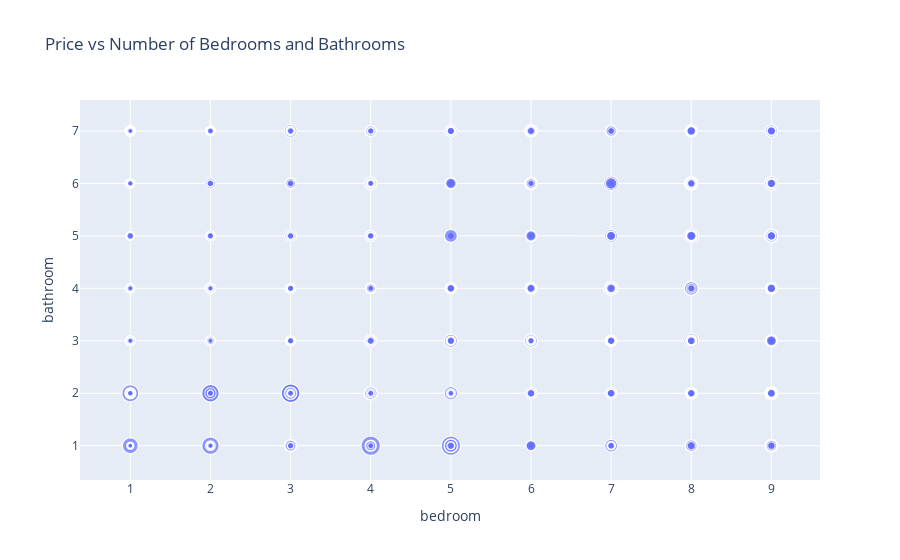

Source (notebook cell):
### Code cell
fig = px.scatter(
    df_train,
    x="bedroom",
    y="bathroom",
    size="price",
    title="Price vs Number of Bedrooms and Bathrooms",
)
fig.show()

### Figure 1 — Plotly figure (JSON) as saved in the notebook; plotly's stock layout.template omitted (floating-point values rounded to 4 significant figures; data arrays with more than 128 entries replaced by an {"elided": "..."} marker saying what was removed)
{"data": [{"hovertemplate": "bedroom=%{x}<br>bathroom=%{y}<br>price=%{marker.size}<extra></extra>", "legendgroup": "", "marker": {"color": "#636efa", "size": {"elided": "14000 float values"}, "sizemode": "area", "sizeref": 41420.0, "symbol": "circle"}, "mode": "markers", "name": "", "showlegend": false, "type": "scattergl", "x": {"elided": "14000 int values"}, "xaxis": "x", "y": {"elided": "14000 int values"}, "yaxis": "y"}], "layout": {"legend": {"itemsizing": "constant", "tracegroupgap": 0}, "title": {"text": "Price vs Number of Bedrooms and Bathrooms"}, "xaxis": {"anchor": "y", "domain": [0, 1], "title": {"text": "bedroom"}}, "yaxis": {"anchor": "x", "domain": [0, 1], "title": {"text": "bathroom"}}}}
